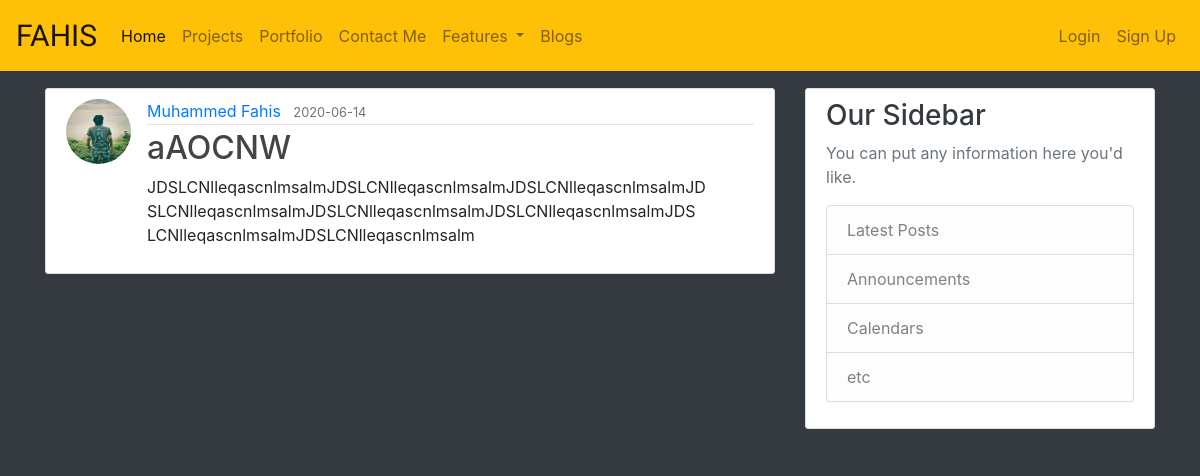
Screenshot of /blog/9 with the database file from the repository.
### website/models.py (models this page shows, shortened)
class User(db.Model, UserMixin):
    id = db.Column(db.Integer, primary_key=True)
    username = db.Column(db.String(20),unique=True,nullable=False)
    email = db.Column(db.String(120),unique=True,nullable=False)
    image_file = db.Column(db.String(20), nullable=False, default='default.jpg')
    password = db.Column(db.String(60), nullable=False)
    posts = db.relationship('Post', backref='author', lazy=True)

class Post(db.Model):
    id = db.Column(db.Integer, primary_key=True)
    title = db.Column(db.String(100),nullable=False)
    date_posted = db.Column(db.DateTime, nullable=False, default=datetime.utcnow)
    content = db.Column(db.Text, nullable=False)
    user_id = db.Column(db.Integer, db.ForeignKey('user.id'),nullable=False)

### website/routes.py (the view)
@app.route("/blog/<int:post_id>")
def post(post_id):
    post = Post.query.get_or_404(post_id)
    return render_template('post.html', title=post.title, post=post)

### website/templates/post.html (shortened to what this page needs)
{% extends 'Bloglayout.html' %}
{% block blog %}
    <article class="media content-section">
        <img class="rounded-circle article-img" src="{{ url_for('static',filename='img/profile_pic/'+post.author.image_file)}}">
        <div class="media-body">
            <div class="article-metadata">
            <a class="mr-2" href="{{ url_for('user_posts',username=post.author.username) }}">{{ post.author.username }}</a>
            <small class="text-muted">{{ post.date_posted.strftime('%Y-%m-%d') }}</small>
            </div>
            <h2 class="article-title">{{ post.title }}</a></h2>
            <p class="article-content">{{ post.content }}</p>
        </div>
    </article>
{% endblock blog %}

### website/static/css/main.css (style rules this page uses)
.content-section { background: #ffffff; padding: 10px 20px; border: 1px solid #dddddd; border-radius: 3px; margin-bottom: 20px; }
.article-title { color: #444444; }
.article-content { white-space: pre-line; }
.article-img { height: 65px; width: 65px; margin-right: 16px; }
.article-metadata { padding-bottom: 1px; margin-bottom: 4px; border-bottom: 1px solid #e3e3e3 }

### rows the page displays
User: image_file (picture), author.username "Muhammed Fahis"
Post: date_posted "2020-06-14", title "aAOCNW", content "JDSLCNlleqascnlmsalmJDSLCNlleqascnlmsalmJDSLCNlleqascnlmsalmJD SLCNlleqascnlmsalmJDSLCNlleqascnlmsalmJDSLCNlleqascnlmsalmJDS LCNlleqascnlmsalmJDSLCNlleqascnlmsalm"
